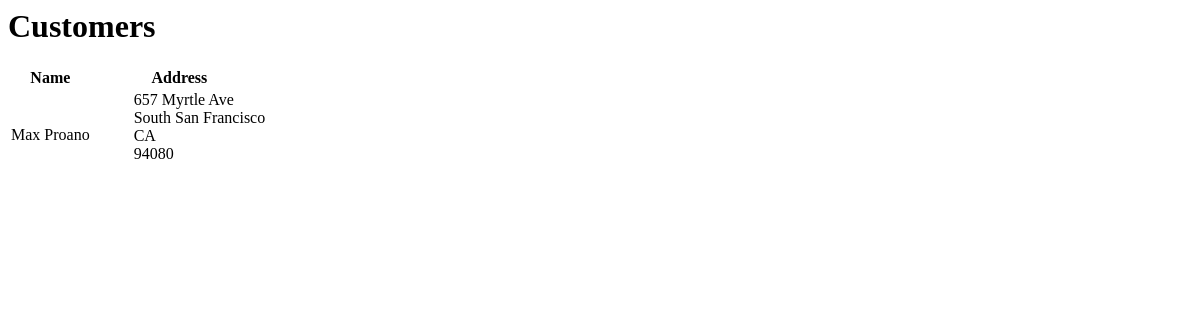
Before: /bids/customers/ with the older database file.
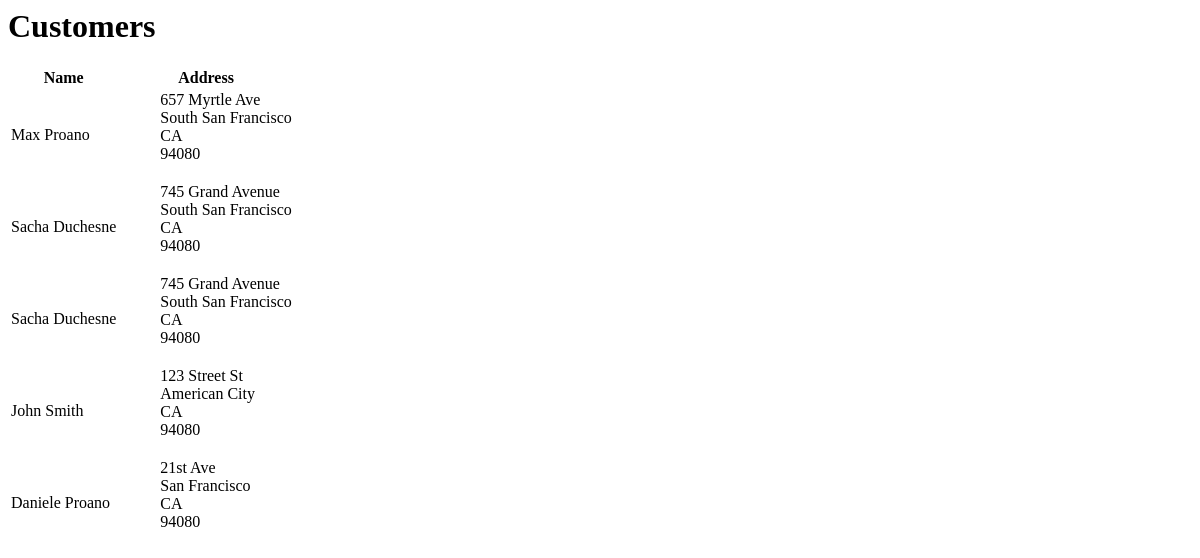
After: the same page with the newer database file.
### bids/models.py (models this page shows, shortened)
class Customer(models.Model):
    first_name = models.CharField(max_length=25)
    last_name = models.CharField(max_length=25)
    street = models.CharField(max_length=100)
    city = models.CharField(max_length=50)
    state = models.CharField(max_length=2)
    zip_code = models.IntegerField(null=True)
    email = models.EmailField()

### bids/views.py (the view)
class CustomerList(ListView):
    model = Customer
    template_name = 'bids/customer_list.html'
    context_object_name = 'all_customers'

### bids/templates/bids/customer_list.html
<h1>Customers</h1>
<table>
  <tr>
    <th>Name</th>
    <th>Address</th>
  </tr>
  {% for customer in all_customers %}
  <tr>
    <td>{{ customer.first_name }} {{ customer.last_name }}</td>
    <td>
        <ul style="list-style-type:none">
          <li>{{ customer.street }}</li>
          <li>{{customer.city }}</li>
          <li>{{ customer.state }}</li>
          <li>{{ customer.zip_code  }}</li>
        </ul>
    </td>
  </tr>
  {% endfor %}
</table>

Changed rows visible on the page:
added Customer: first_name "Sacha", last_name "Duchesne", street "745 Grand Avenue", city "South San Francisco", state "CA", zip_code "94080"
added Customer: first_name "Sacha", last_name "Duchesne", street "745 Grand Avenue", city "South San Francisco", state "CA", zip_code "94080"
added Customer: first_name "John", last_name "Smith", street "123 Street St", city "American City", state "CA", zip_code "94080"
added Customer: first_name "Daniele", last_name "Proano", street "21st Ave", city "San Francisco", state "CA", zip_code "94080"
